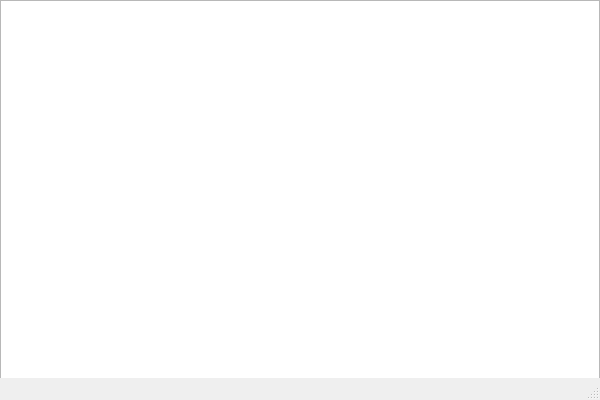
<?xml version="1.0" encoding="UTF-8"?>
<ui version="4.0">
 <class>MainWindow</class>
 <widget class="QMainWindow" name="MainWindow">
  <property name="geometry">
   <rect>
    <x>0</x>
    <y>0</y>
    <width>600</width>
    <height>400</height>
   </rect>
  </property>
  <property name="windowTitle">
   <string>MainWindow</string>
  </property>
  <widget class="QWidget" name="centralwidget">
   <widget class="QTableWidget" name="tableWidget">
    <property name="geometry">
     <rect>
      <x>0</x>
      <y>0</y>
      <width>600</width>
      <height>400</height>
     </rect>
    </property>
   </widget>
  </widget>
  <widget class="QMenuBar" name="menubar">
   <property name="geometry">
    <rect>
     <x>0</x>
     <y>0</y>
     <width>600</width>
     <height>21</height>
    </rect>
   </property>
  </widget>
  <widget class="QStatusBar" name="statusbar"/>
 </widget>
 <resources/>
 <connections/>
</ui>
